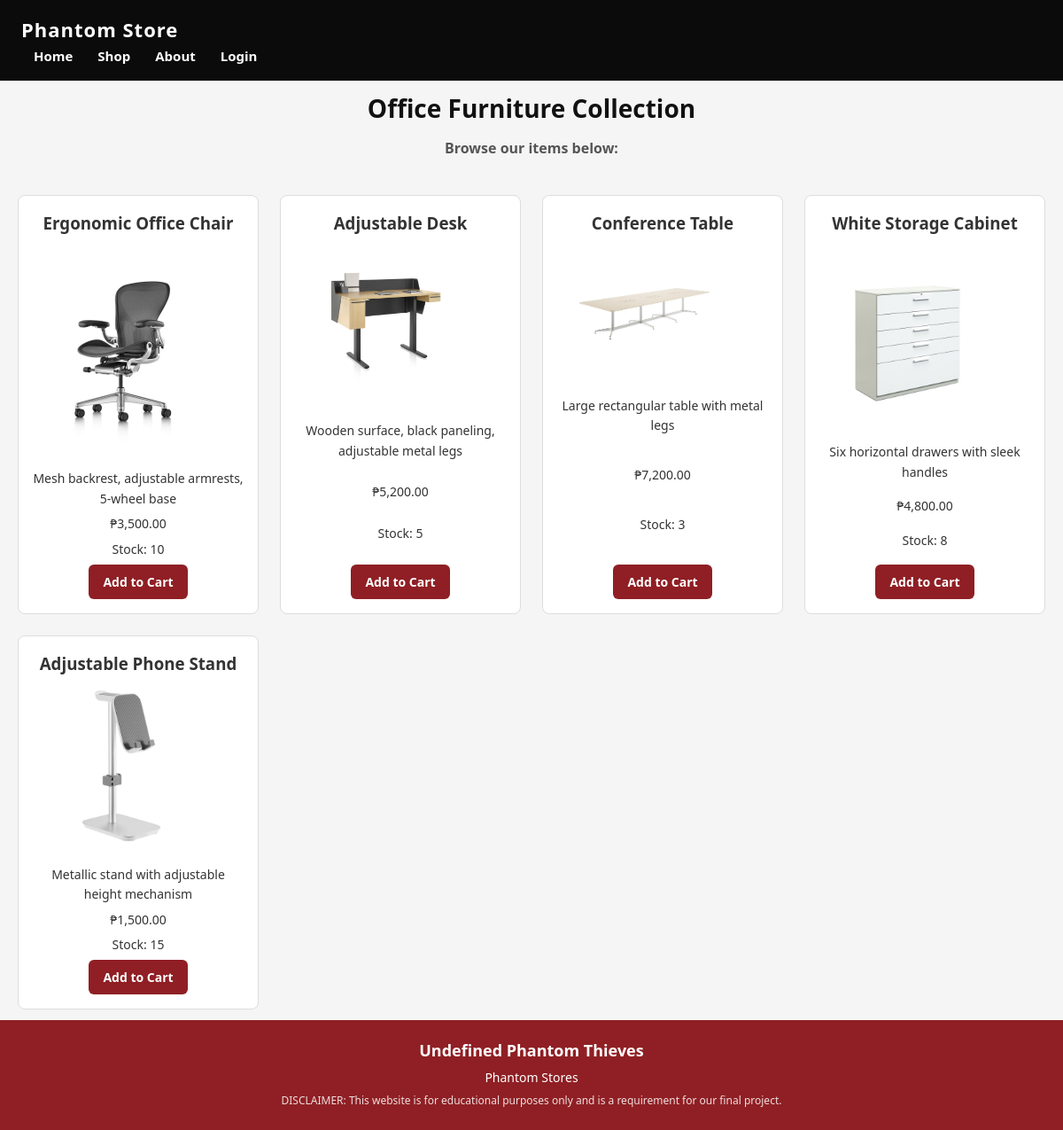
The page /shop.php on the database its author committed.
### tables this page shows
CREATE TABLE inventory (
    product_id INT AUTO_INCREMENT PRIMARY KEY,
    category_id INT NOT NULL,
    product_name VARCHAR(150) NOT NULL,
    description TEXT,
    price DECIMAL(10,2) NOT NULL,
    stock_quantity INT NOT NULL DEFAULT 0,
    image VARCHAR(255),
    FOREIGN KEY (category_id) REFERENCES categories(category_id)
);

### shop.php (the view, shortened to what this page needs)
<?php
include 'database/db.php';
include 'includes/header.php';
$sql = "SELECT * FROM inventory";
$result = mysqli_query($conn, $sql);
?>
<section class="shop-center">
    <h2>Office Furniture Collection</h2>
    <p>Browse our items below:</p>
</section>
<div class="shop-container">
    <?php while ($row = mysqli_fetch_assoc($result)): ?>
        <div class="product-card">
            <h3><?php echo htmlspecialchars($row['product_name']); ?></h3>
            <img src="assets/images/products/<?php echo htmlspecialchars($row['image']); ?>"
                 alt="<?php echo htmlspecialchars($row['product_name']); ?>"
                 class="product-image" style="max-width:200px; height:auto;">
            <p><?php echo htmlspecialchars($row['description']); ?></p>
            <p>₱<?php echo number_format($row['price'], 2); ?></p>
            <p>Stock: <?php echo $row['stock_quantity']; ?></p>
            <form action="shop.php" method="GET">
                <button type="submit" class="btn-cart">Add to Cart</button>
            </form>
        </div>
    <?php endwhile; ?>
</div>
<?php include 'includes/footer.php'; ?>

### includes/header.php (shortened to what this page needs)
<!DOCTYPE html>
<html lang="en">
<head>
    <link rel="stylesheet" href="<?php echo $base_url; ?>/assets/style.css">
</head>
<body>
<header>
    <div class="header-container">
        <div class="header-section">
            <h1>Phantom Store</h1>
        </div>
        <nav>
            <a href="<?php echo $base_url; ?>/index.php">Home</a>
            <a href="<?php echo $base_url; ?>/shop.php">Shop</a>
            <a href="<?php echo $base_url; ?>/about.php">About</a>
            <?php if (!isset($_SESSION['role'])): ?>
                <a href="<?php echo $base_url; ?>/login.php">Login</a>
            <?php endif; ?>
        </nav>
    </div>
</header>
<main>

### includes/footer.php
<footer class="footer-container">
    <h2>Undefined Phantom Thieves</h2>
    <p>Phantom Stores</p>
    <p class="disclaimer">
        DISCLAIMER: This website is for educational purposes only and is a requirement for our final project.
    </p>
</footer>
</main>
</body>
</html>

### assets/style.css (style rules this page uses)
* { margin: 0; padding: 0; box-sizing: border-box; font-family: "Segoe UI", Arial, sans-serif; }
html, body { height: 100%; }
body { display: flex; flex-direction: column; min-height: 100vh; margin: 0; padding-top: 60px; background: #f5f5f5; color: #333; line-height: 1.6; }
.header-container { position: fixed; top: 0; left: 0; width: 100%; background: #0b0b0b; color: #fff; padding: 16px 24px; z-index: 1000; }
.header-section h1 { font-size: 22px; font-weight: 800; letter-spacing: 1px; color: #fff; margin: 0; }
nav { display: flex; align-items: center; }
nav a { color: #fff; text-decoration: none; margin: 0 14px; font-size: 15px; font-weight: 700; transition: color 0.2s ease; }
main { flex: 1; padding-bottom: 100px; }
.footer-container { background: #8f1f24; color: #fff; text-align: center; padding: 20px; width: 100%; position: fixed; bottom: 0; left: 0; z-index: 100; }
.footer-container h2 { font-size: 18px; font-weight: 800; margin-bottom: 6px; }
.footer-container p { font-size: 14px; margin-bottom: 4px; }
.footer-container .disclaimer { font-size: 12px; opacity: 0.85; }
.shop-center { text-align: center; margin: 40px auto; max-width: 800px; }
.shop-center h2 { font-size: 28px; font-weight: 800; margin-bottom: 10px; color: #111; }
.shop-center p { font-size: 16px; font-weight: 600; color: #555; }
.shop-container { display: grid; grid-template-columns: repeat(auto-fit, minmax(260px, 1fr)); gap: 24px; max-width: 1200px; margin: 36px auto; padding: 0 20px; }
.product-card { background: #fff; border: 1px solid #ddd; border-radius: 8px; padding: 16px; text-align: center; display: flex; flex-direction: column; justify-content: space-between; height: 100%; }
.product-card img { max-width: 100%; height: auto; margin-bottom: 12px; }
.product-card p { font-size: 14px; margin-bottom: 6px; }
.product-card button { background: #8f1f24; color: #fff; padding: 10px 16px; border: none; border-radius: 6px; font-weight: 700; cursor: pointer; transition: background 0.2s ease; }
.btn-cart { background: #8f1f24; color: #fff; border: none; padding: 10px 16px; border-radius: 8px; font-size: 14px; font-weight: 700; cursor: pointer; transition: background 0.2s ease; }

### rows shown on the page
inventory: product_name "Ergonomic Office Chair", image (picture), description "Mesh backrest, adjustable armrests, 5-wheel base", price "3,500.00", stock_quantity "10"
inventory: product_name "Adjustable Desk", image (picture), description "Wooden surface, black paneling, adjustable metal legs", price "5,200.00", stock_quantity "5"
inventory: product_name "Conference Table", image (picture), description "Large rectangular table with metal legs", price "7,200.00", stock_quantity "3"
inventory: product_name "White Storage Cabinet", image (picture), description "Six horizontal drawers with sleek handles", price "4,800.00", stock_quantity "8"
inventory: product_name "Adjustable Phone Stand", image (picture), description "Metallic stand with adjustable height mechanism", price "1,500.00", stock_quantity "15"
